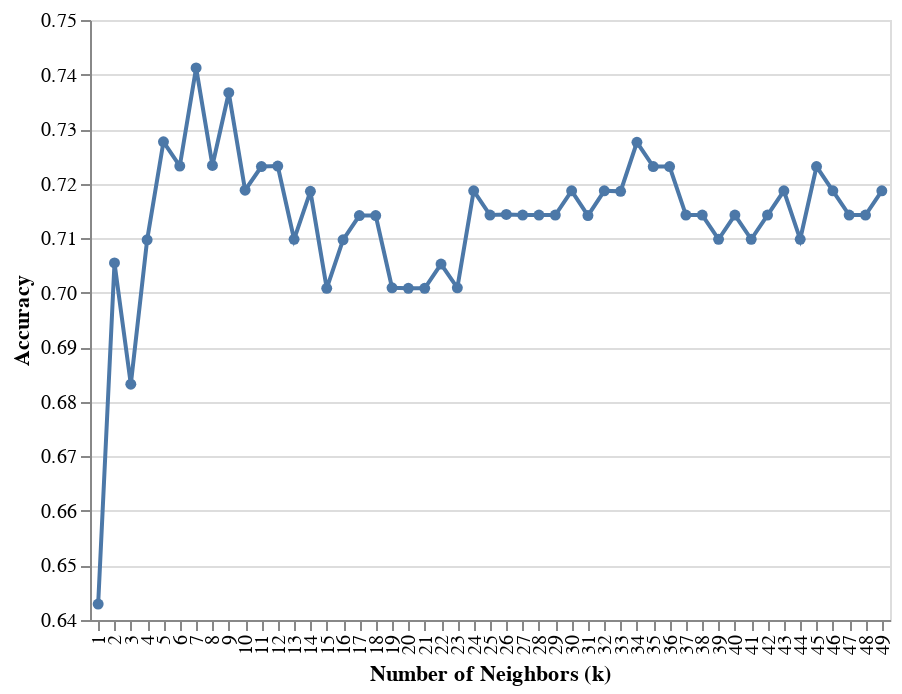

The notebook cell saved with this chart:
### Markdown cell above
Here is a plot that visually shows the <i>K</i> value and its mean test score.

### Code cell
cross_val_plot = alt.Chart(accuracies_grid).mark_line(point=True).encode(
    x=alt.X("n_neighbors:O", title="Number of Neighbors (k)", scale=alt.Scale(zero=False)),
    y=alt.Y("mean_test_score:Q", title="Accuracy", scale=alt.Scale(zero=False))
).properties(width=400, height=300)

cross_val_plot

### Figure 1 — Vega-Lite specification as saved in the notebook (floating-point values rounded to 4 significant figures)
{"config": {"view": {"continuousWidth": 400, "continuousHeight": 300}}, "data": {"name": "data-1b2a144c869f324759bc6575a8f2b7d6"}, "mark": {"type": "line", "point": true}, "encoding": {"x": {"field": "n_neighbors", "scale": {"zero": false}, "title": "Number of Neighbors (k)", "type": "ordinal"}, "y": {"field": "mean_test_score", "scale": {"zero": false}, "title": "Accuracy", "type": "quantitative"}}, "height": 300, "width": 400, "$schema": "https://vega.github.io/schema/vega-lite/v4.17.0.json", "datasets": {"data-1b2a144c869f324759bc6575a8f2b7d6": [{"n_neighbors": 1, "mean_test_score": 0.6429, "sem_test_score": 0.01745}, {"n_neighbors": 2, "mean_test_score": 0.7055, "sem_test_score": 0.01553}, {"n_neighbors": 3, "mean_test_score": 0.6832, "sem_test_score": 0.03316}, {"n_neighbors": 4, "mean_test_score": 0.7097, "sem_test_score": 0.02619}, {"n_neighbors": 5, "mean_test_score": 0.7277, "sem_test_score": 0.03166}, {"n_neighbors": 6, "mean_test_score": 0.7232, "sem_test_score": 0.01477}, {"n_neighbors": 7, "mean_test_score": 0.7412, "sem_test_score": 0.02686}, {"n_neighbors": 8, "mean_test_score": 0.7233, "sem_test_score": 0.02612}, {"n_neighbors": 9, "mean_test_score": 0.7367, "sem_test_score": 0.01689}, {"n_neighbors": 10, "mean_test_score": 0.7188, "sem_test_score": 0.02307}, {"n_neighbors": 11, "mean_test_score": 0.7231, "sem_test_score": 0.02336}, {"n_neighbors": 12, "mean_test_score": 0.7232, "sem_test_score": 0.01939}, {"n_neighbors": 13, "mean_test_score": 0.7098, "sem_test_score": 0.02088}, {"n_neighbors": 14, "mean_test_score": 0.7186, "sem_test_score": 0.01417}, {"n_neighbors": 15, "mean_test_score": 0.7008, "sem_test_score": 0.01382}, {"n_neighbors": 16, "mean_test_score": 0.7097, "sem_test_score": 0.009653}, {"n_neighbors": 17, "mean_test_score": 0.7141, "sem_test_score": 0.01229}, {"n_neighbors": 18, "mean_test_score": 0.7141, "sem_test_score": 0.008485}, {"n_neighbors": 19, "mean_test_score": 0.7009, "sem_test_score": 0.004518}, {"n_neighbors": 20, "mean_test_score": 0.7008, "sem_test_score": 0.005731}, {"n_neighbors": 21, "mean_test_score": 0.7008, "sem_test_score": 0.008506}, {"n_neighbors": 22, "mean_test_score": 0.7053, "sem_test_score": 0.01032}, {"n_neighbors": 23, "mean_test_score": 0.7009, "sem_test_score": 0.009971}, {"n_neighbors": 24, "mean_test_score": 0.7187, "sem_test_score": 0.01043}, {"n_neighbors": 25, "mean_test_score": 0.7142, "sem_test_score": 0.01175}, {"n_neighbors": 26, "mean_test_score": 0.7143, "sem_test_score": 0.006918}, {"n_neighbors": 27, "mean_test_score": 0.7142, "sem_test_score": 0.01175}, {"n_neighbors": 28, "mean_test_score": 0.7142, "sem_test_score": 0.007683}, {"n_neighbors": 29, "mean_test_score": 0.7142, "sem_test_score": 0.007683}, {"n_neighbors": 30, "mean_test_score": 0.7187, "sem_test_score": 0.01043}, {"n_neighbors": 31, "mean_test_score": 0.7141, "sem_test_score": 0.01229}, {"n_neighbors": 32, "mean_test_score": 0.7187, "sem_test_score": 0.01043}, {"n_neighbors": 33, "mean_test_score": 0.7186, "sem_test_score": 0.01551}, {"n_neighbors": 34, "mean_test_score": 0.7276, "sem_test_score": 0.01741}, {"n_neighbors": 35, "mean_test_score": 0.7231, "sem_test_score": 0.01379}, {"n_neighbors": 36, "mean_test_score": 0.7231, "sem_test_score": 0.01227}, {"n_neighbors": 37, "mean_test_score": 0.7142, "sem_test_score": 0.004418}, {"n_neighbors": 38, "mean_test_score": 0.7142, "sem_test_score": 0.004418}, {"n_neighbors": 39, "mean_test_score": 0.7098, "sem_test_score": 0.001175}, {"n_neighbors": 40, "mean_test_score": 0.7142, "sem_test_score": 0.004418}, {"n_neighbors": 41, "mean_test_score": 0.7098, "sem_test_score": 0.001175}, {"n_neighbors": 42, "mean_test_score": 0.7142, "sem_test_score": 0.004418}, {"n_neighbors": 43, "mean_test_score": 0.7187, "sem_test_score": 0.005455}, {"n_neighbors": 44, "mean_test_score": 0.7098, "sem_test_score": 0.001175}, {"n_neighbors": 45, "mean_test_score": 0.7231, "sem_test_score": 0.008461}, {"n_neighbors": 46, "mean_test_score": 0.7187, "sem_test_score": 0.008322}, {"n_neighbors": 47, "mean_test_score": 0.7142, "sem_test_score": 0.004418}, {"n_neighbors": 48, "mean_test_score": 0.7142, "sem_test_score": 0.004418}, {"n_neighbors": 49, "mean_test_score": 0.7187, "sem_test_score": 0.008322}]}}
